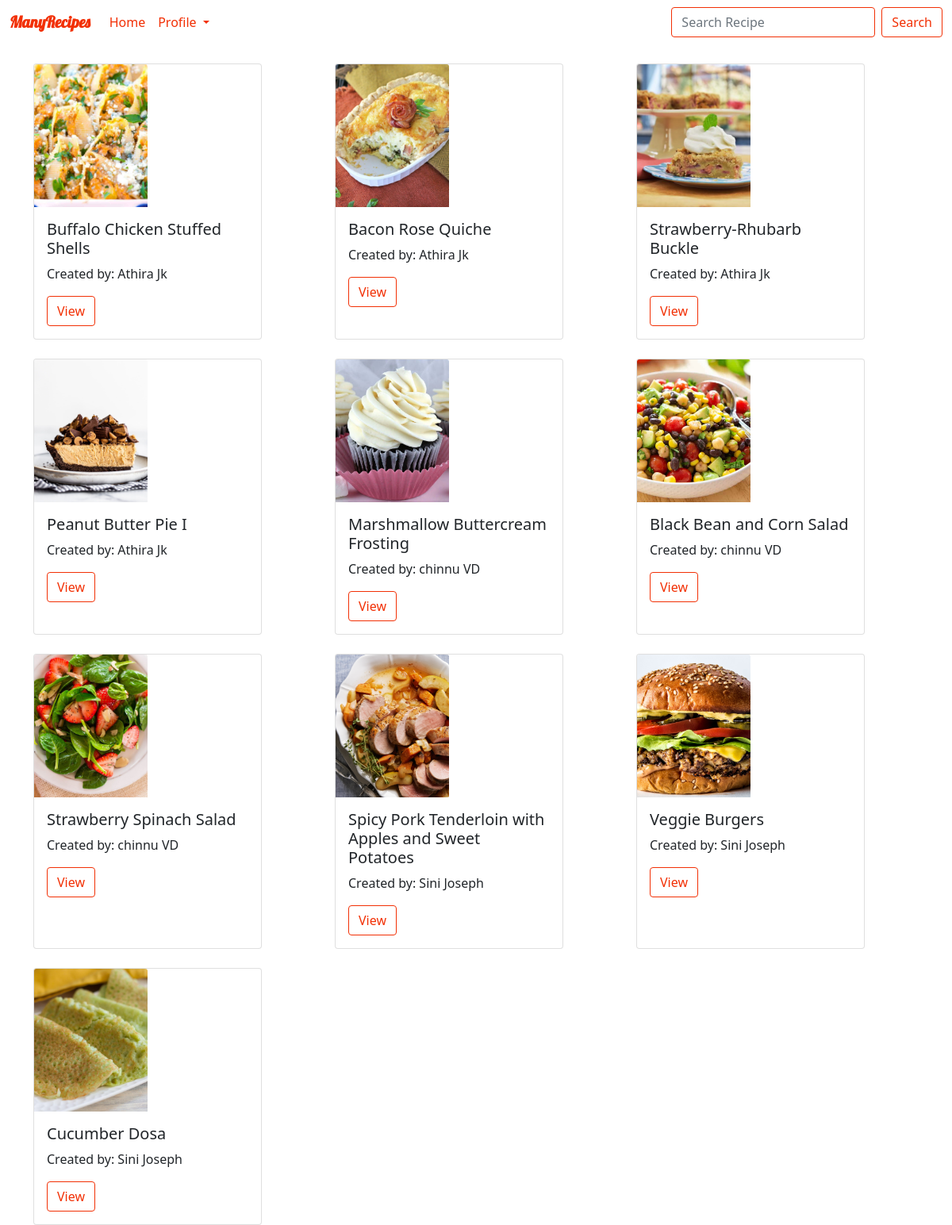
Page /myrecipe/ on the committed database.
### recipes/models.py (models this page shows, shortened)
class recipe(models.Model):
    recipe_name = models.CharField(max_length=120)
    ingredient = models.CharField(max_length=600)
    category = models.CharField(max_length=120)
    recipe_pic = models.ImageField(upload_to="images")
    How_to_make = models.CharField(max_length=600)
    created_by = models.ForeignKey(to=User,on_delete=models.CASCADE)

### home/views.py (the view)
# urls.py: path('',Home.as_view(),name="home"),
class Home(TemplateView):
    context = {}
    template_name = 'home/home.html'
    def get(self, request, *args, **kwargs):
        user = request.user.id
        if user:
            return redirect('userhome')
        data = recipe.objects.all()
        self.context['data'] = data
        return render(request,self.template_name , self.context)

### home/templates/home/home.html (shortened to what this page needs)
<!DOCTYPE html>
<html lang="en">
<head>
    <link href="https://cdn.jsdelivr.net/npm/bootstrap@5.0.0-beta3/dist/css/bootstrap.min.css" rel="stylesheet">
    {% load static %}
    <link rel="stylesheet" href="{% static 'home/css/home.css' %}">
</head>
<body>
{% include 'home/nav.html' %}
{% include 'home/card.html' %}
</body>
</html>

### home/templates/home/card.html
<div class="container">
  <div class="row row-cols-1 row-cols-md-3 g-4">
  {% for obj in data %}
    {% if obj.created_by == request.user %}
      <div class="col-3">
        <div class="card h-100" style="width: 18rem;">
          <img src="/{{obj.recipe_pic}}" class="card-img-top" alt="...">
          <div class="card-body">
            <h5 class="card-title">{{obj.recipe_name}}</h5>
            <p class="card-text">Created by: {{obj.created_by.first_name}} {{obj.created_by.last_name}}</p>
            <a href="{% url 'viewrecipe' obj.pk %}" class="btn btn-outline-success" id="bt1">View</a>
            <a href="{% url 'editrecipe' obj.pk %}" class="btn btn-outline-success" id="bt2">Edit</a>
            <a href="{% url 'deleterecipe' obj.pk %}" class="btn btn-outline-success" id="bt3">Delete</a>
          </div>
        </div>
      </div>
    {% else %}
      <div class="col-3">
        <div class="card h-100" style="width: 18rem;">
          <img src="/{{obj.recipe_pic}}" class="card-img-top" alt="...">
          <div class="card-body">
            <h5 class="card-title">{{obj.recipe_name}}</h5>
            <p class="card-text">Created by: {{obj.created_by.first_name}} {{obj.created_by.last_name}}</p>
            <a href="{% url 'viewrecipe' obj.id %}" class="btn btn-outline-success" id="bt">View</a>
          </div>
        </div>
      </div>
    {% endif %}
  {% endfor %}
  </div>
</div>

### home/static/home/css/home.css (style rules this page uses)
.container { position: relative; padding-top:2% }
.btn-outline-success, .btn-outline-success:focus, .btn-outline-success:active, .btn-outline-success:hover { color: #F23005!important ; border-color: #F23005 !important; }
.card-img-top { width: 50%; height: 15vw; object-fit: cover; }

### rows in the picture
recipe: recipe_pic (picture), recipe_name "Buffalo Chicken Stuffed Shells", created_by.first_name "Athira", created_by.last_name "Jk"
recipe: recipe_pic (picture), recipe_name "Bacon Rose Quiche", created_by.first_name "Athira", created_by.last_name "Jk"
recipe: recipe_pic (picture), recipe_name "Strawberry-Rhubarb Buckle", created_by.first_name "Athira", created_by.last_name "Jk"
recipe: recipe_pic (picture), recipe_name "Peanut Butter Pie I", created_by.first_name "Athira", created_by.last_name "Jk"
recipe: recipe_pic (picture), recipe_name "Marshmallow Buttercream Frosting", created_by.first_name "chinnu", created_by.last_name "VD"
recipe: recipe_pic (picture), recipe_name "Black Bean and Corn Salad", created_by.first_name "chinnu", created_by.last_name "VD"
recipe: recipe_pic (picture), recipe_name "Strawberry Spinach Salad", created_by.first_name "chinnu", created_by.last_name "VD"
recipe: recipe_pic (picture), recipe_name "Spicy Pork Tenderloin with Apples and Sweet Potatoes", created_by.first_name "Sini", created_by.last_name "Joseph"
recipe: recipe_pic (picture), recipe_name "Veggie Burgers", created_by.first_name "Sini", created_by.last_name "Joseph"
recipe: recipe_pic (picture), recipe_name "Cucumber Dosa", created_by.first_name "Sini", created_by.last_name "Joseph"
